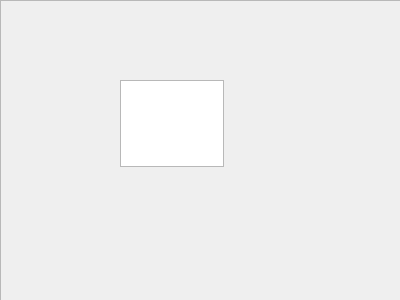
<?xml version="1.0" encoding="UTF-8"?>
<ui version="4.0">
 <class>Player</class>
 <widget class="QWidget" name="Player">
  <property name="geometry">
   <rect>
    <x>0</x>
    <y>0</y>
    <width>400</width>
    <height>300</height>
   </rect>
  </property>
  <property name="windowTitle">
   <string>Form</string>
  </property>
  <widget class="QTextEdit" name="textEdit">
   <property name="geometry">
    <rect>
     <x>120</x>
     <y>80</y>
     <width>104</width>
     <height>87</height>
    </rect>
   </property>
  </widget>
  <widget class="QFrame" name="frame">
   <property name="geometry">
    <rect>
     <x>0</x>
     <y>0</y>
     <width>401</width>
     <height>301</height>
    </rect>
   </property>
   <property name="frameShape">
    <enum>QFrame::StyledPanel</enum>
   </property>
   <property name="frameShadow">
    <enum>QFrame::Raised</enum>
   </property>
   <widget class="QWidget" name="widget" native="true">
    <property name="geometry">
     <rect>
      <x>0</x>
      <y>0</y>
      <width>401</width>
      <height>301</height>
     </rect>
    </property>
   </widget>
  </widget>
 </widget>
 <resources/>
 <connections/>
</ui>
